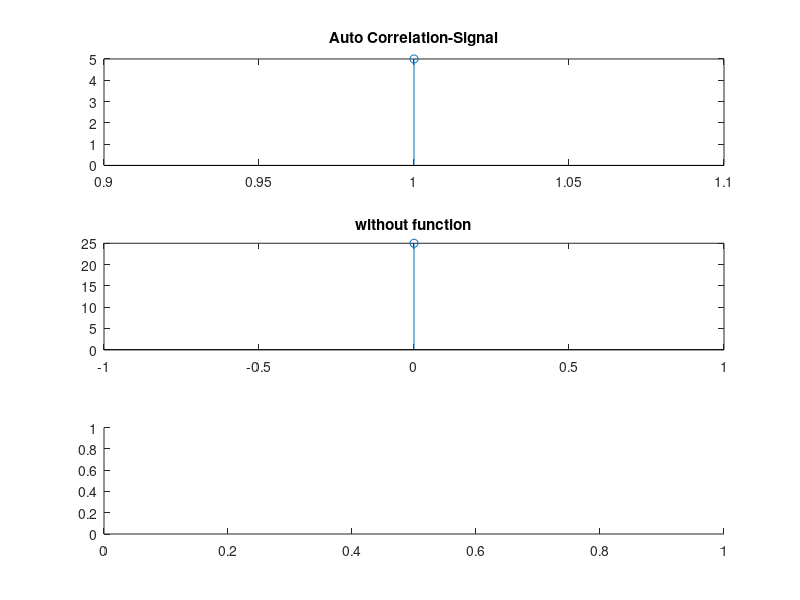

This chart was generated by the following MATLAB code: (Note: this script raises an error after producing the figure.)
%Auto corelation
clc
clear all;
x=input('Enter the Array:');
n1=input('Sample Range:');
h=fliplr(x);
n2=-fliplr(n1);
z=[];
for i=1:length(x)
g=h.*x(i);
z=[z;g];
end
[r c]=size(z);
k=r+c;
t=2;
y=[];
cd=0;
while(t<=k)
for i=1:r
for j=1:c
if((i+j)==t)
cd=cd+z(i,j);
end
end
end
t=t+1;
y=[y cd];
cd=0;
end
subplot(3,1,1);
stem(x);
title('Auto Correlation-Signal');
subplot(3,1,2);
nl=min(n1)+min(n2);
nh=max(n1)+max(n2);
t=nl:1:nh;
stem(t,y);
title('without function');
subplot(3,1,3);
z=xcorr(x,x);
stem(t,z);
title('with function');

% cross co relation

clc
clear all;
x=input('Enter the first Array:');
n1=input('Sample Range:');
h=input('Enter the second Array:');
n2=input('Sample Range:');
n2=-fliplr(n2);
z=[];
w=fliplr(h);
for i=1:length(x)
g=w.*x(i);
z=[z;g];
end
[r c]=size(z);
k=r+c;
t=2;
y=[];
cd=0;
while(t<=k)
for i=1:r
for j=1:c
if((i+j)==t)
cd=cd+z(i,j);
end
end
end
t=t+1;
y=[y cd];
cd=0;
end
subplot(4,1,1);
stem(x);
title('First Array');
subplot(4,1,2);
stem(h);
title('Second Array');
subplot(4,1,4);
nl=min(n1)+min(n2);
nh=max(n1)+max(n2);
t=nl:1:nh;
stem(t,y);
title('Without Function');
subplot(4,1,3);
p=xcorr(x,h);
stem(t,p);
title('With Function');
